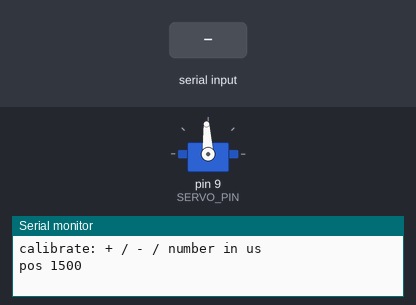
This sketch was run on a simulated Arduino Uno, built with avr-gcc and run on an emulated ATmega328P. On the bench: servo, the last lines printed to the serial monitor. The test bench sets the inputs (shaded band).

Above: at 1.2 s.
1.3 s: "90,45\n" received over Serial
At 2.1 s:
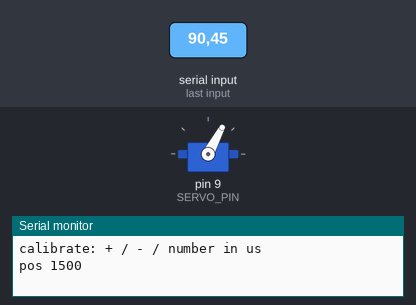
At 4.4 s:
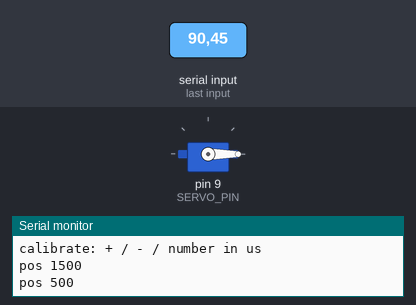
Timing chart, 0 to 5.9 s (numbered marks = the images above; inputs shaded):
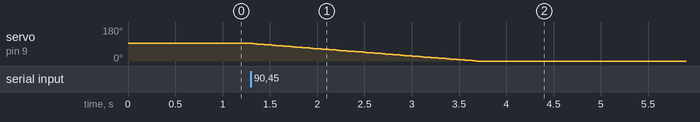

Measured:
- after the input at 1.3 s, servo on pin 9 (SERVO_PIN): moves from 93° to 0° over 2.4 s, starting at once

The sketch:

servo_calibrate.ino
```cpp
#include <Servo.h>

// Подбор крайних положений головки через Serial Monitor (115200, "Новая строка").
//   +       на 10 мкс в одну сторону (+++++ = на 50)
//   -       на 10 мкс в другую
//   1600    поехать в 1600 мкс
// Серва едет плавно, чтобы можно было успеть выдернуть питание.

const int SERVO_PIN = 9;
const int SAFE_MIN = 500;
const int SAFE_MAX = 2500;
// шаг за раз должен быть больше мёртвой зоны сервы (~5 мкс), иначе она дёргается
const float SPEED = 400;  // мкс/с

Servo servo;
float pos = 1500;
int target = 1500;
unsigned long lastTick = 0;
bool reported = true;

char buf[12];
byte len = 0;

void setup() {
  Serial.begin(115200);
  servo.writeMicroseconds(1500);
  servo.attach(SERVO_PIN);
  Serial.println("calibrate: + / - / number in us");
  Serial.println("pos 1500");
}

void handleLine() {
  buf[len] = 0;
  if (len > 0 && buf[0] >= '0' && buf[0] <= '9') {
    target = atoi(buf);
  } else {
    for (byte i = 0; i < len; i++) {
      if (buf[i] == '+') target += 10;
      if (buf[i] == '-') target -= 10;
    }
  }
  target = constrain(target, SAFE_MIN, SAFE_MAX);
  reported = false;
}

void loop() {
  while (Serial.available()) {
    char c = Serial.read();
    if (c == '\n' || c == '\r') {
      if (len > 0)
        handleLine();
      len = 0;
    } else if (len < sizeof(buf) - 1) {
      buf[len++] = c;
    }
  }

  unsigned long now = millis();
  if (now - lastTick >= 40) {
    float step = SPEED * (now - lastTick) / 1000.0;
    lastTick = now;
    if (fabs(target - pos) <= step)
      pos = target;
    else
      pos += target > pos ? step : -step;
    servo.writeMicroseconds((int)pos);
  }

  if (!reported && pos == target) {
    Serial.print("pos ");
    Serial.println(target);
    reported = true;
  }
}
```
